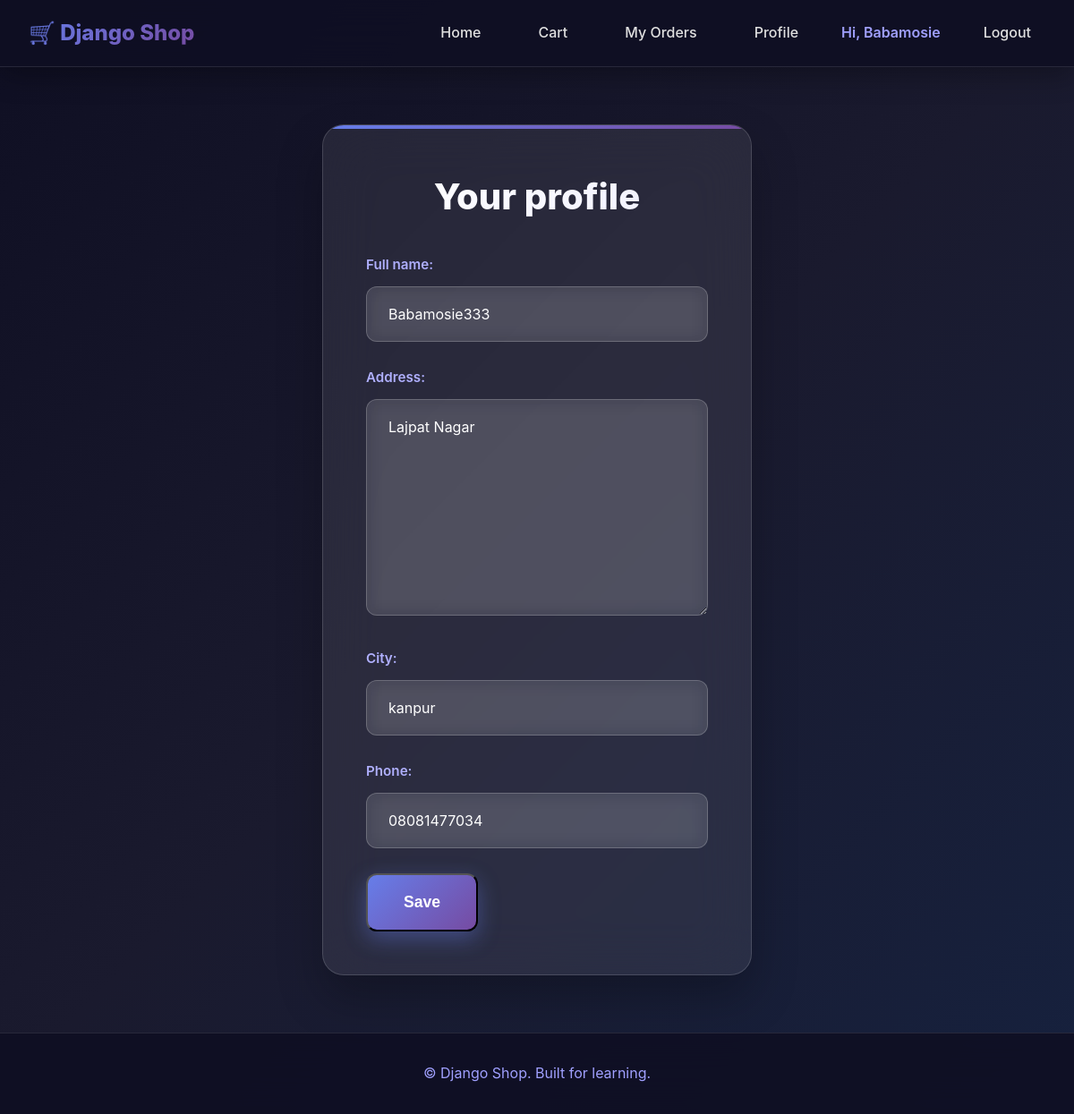
/accounts/profile/ (signed in), run on the app's committed database.
### accounts/models.py (models this page shows, shortened)
class Profile(models.Model):
    user = models.OneToOneField(User, on_delete=models.CASCADE)
    full_name = models.CharField(max_length=200, blank=True)
    address = models.TextField(max_length=255, blank=True)
    city = models.CharField(max_length=100, blank=True)
    phone=models.CharField(max_length=20, blank=True)

### accounts/views.py (the view)
# urls.py: path("profile/", views.profile, name="profile"),
@login_required
def profile(request):
    profile, created = Profile.objects.get_or_create(user=request.user)
    if request.method == "POST":
        form = ProfileForm(request.POST, instance=profile)
        if form.is_valid():
            form.save()
            messages.success(request, "Profile updated successfully.")
            return redirect("accounts:profile")
    else:
        form = ProfileForm(instance=profile)
    return render(request, "accounts/profile.html", {"form": form})

### accounts/views.py
class ProfileForm(forms.ModelForm):
    class Meta:
        model = Profile
        fields = ["full_name", "address", "city", "phone"]

### templates/accounts/profile.html (shortened to what this page needs)
{% extends "base.html" %}
{% block content %}
<section class="auth-card">
  <h1>Your profile</h1>
  <form method="post">
    {% for field in form %}
      <div class="form-field">
        {{ field.label_tag }} {{ field }}
      </div>
    {% endfor %}
    <button type="submit" class="btn-primary btn-large">Save</button>
  </form>
</section>
{% endblock %}

### templates/base.html (shortened to what this page needs)
{% load static %}
<!DOCTYPE html>
<html lang="en">
  <head>
    <link rel="stylesheet" href="{% static 'css/style.css' %}">
  </head>
  <body>
    <header class="navbar">
      <div class="nav-logo">🛒 Django Shop</div>
     <nav class="nav-links">
  <a href="/">Home</a>
  <a href="/cart/">Cart</a>
  {% if user.is_authenticated %}
    <a href="{% url 'orders:my_orders' %}">My Orders</a>
    <a href="{% url 'accounts:profile' %}">Profile</a>
    <span class="nav-username">Hi, {{ user.username }}</span>
    <a href="{% url 'accounts:logout' %}">Logout</a>
  {% else %}
    <a href="{% url 'accounts:login' %}">Login</a>
    <a href="{% url 'accounts:register' %}">Sign up</a>
  {% endif %}
</nav>
    </header>
    <main class="page">
      {% block content %}{% endblock %}
    </main>
    <footer class="footer">
      <p>&copy; {{ now|date:"Y" }} Django Shop. Built for learning.</p>
    </footer>
  </body>
</html>

### static/css/style.css (style rules this page uses)
* { margin: 0; padding: 0; box-sizing: border-box; }
body { font-family: 'Inter', -apple-system, BlinkMacSystemFont, 'Segoe UI', Roboto, sans-serif; line-height: 1.6; color: #1a1a1a; background: linear-gradient(135deg, #0f0f23 0%, #1a1a2e 50%, #16213e 100%); min-height: 100vh; }
.navbar { background: rgba(15, 15, 35, 0.95); backdrop-filter: blur(20px); border-bottom: 1px solid rgba(255, 255, 255, 0.1); padding: 1rem 2rem; display: flex; justify-content: space-between; align-items: center; position: sticky; top: 0; z-index: 1000; box-shadow: 0 8px 32px rgba(0, 0, 0, 0.3); }
.nav-logo { font-size: 1.5rem; font-weight: 800; background: linear-gradient(135deg, #667eea 0%, #764ba2 100%); -webkit-background-clip: text; -webkit-text-fill-color: transparent; background-clip: text; }
.nav-links { display: flex; align-items: center; gap: 2rem; }
.nav-links a { color: #e0e0e0; text-decoration: none; font-weight: 500; padding: 0.5rem 1rem; border-radius: 8px; transition: all 0.3s cubic-bezier(0.4, 0, 0.2, 1); position: relative; }
.nav-username { color: #a0a0ff; font-weight: 600; }
.btn-primary { display: inline-block; background: linear-gradient(135deg, #667eea 0%, #764ba2 100%); color: white; padding: 1rem 2rem; text-decoration: none; border-radius: 12px; font-weight: 600; transition: all 0.3s cubic-bezier(0.4, 0, 0.2, 1); position: relative; overflow: hidden; box-shadow: 0 8px 25px rgba(102, 126, 234, 0.4); }
.btn-primary::before { content: ''; position: absolute; top: 0; left: -100%; width: 100%; height: 100%; background: linear-gradient(90deg, transparent, rgba(255,255,255,0.3), transparent); transition: left 0.5s; }
.footer { background: rgba(15, 15, 35, 0.9); backdrop-filter: blur(20px); text-align: center; padding: 2rem; color: #a0a0ff; border-top: 1px solid rgba(255, 255, 255, 0.1); }
.auth-card { max-width: 480px; margin: 4rem auto; padding: 3rem; background: rgba(255, 255, 255, 0.08); backdrop-filter: blur(30px); border-radius: 24px; border: 1px solid rgba(255, 255, 255, 0.15); box-shadow: 0 25px 50px rgba(0, 0, 0, 0.25); position: relative; overflow: hidden; }
.auth-card::before { content: ''; position: absolute; top: 0; left: 0; right: 0; height: 4px; background: linear-gradient(90deg, #667eea, #764ba2, #f093fb, #667eea); background-size: 300% 300%; animation: gradientShift 3s ease infinite; }
.auth-card h1 { color: #fff; font-size: 2.5rem; font-weight: 800; margin-bottom: 2rem; text-align: center; background: linear-gradient(135deg, #fff 0%, #f0f0ff 100%); -webkit-background-clip: text; -webkit-text-fill-color: transparent; }
.form-field { margin-bottom: 1.75rem; position: relative; }
.form-field label { display: block; color: #b0b0ff; font-weight: 600; margin-bottom: 0.75rem; font-size: 0.95rem; }
.form-field input { width: 100%; padding: 1.25rem 1.5rem; background: rgba(255, 255, 255, 0.1); backdrop-filter: blur(10px); border: 1px solid rgba(255, 255, 255, 0.2); border-radius: 12px; color: #fff; font-size: 1rem; font-family: inherit; transition: all 0.3s cubic-bezier(0.4, 0, 0.2, 1); }
.form-field input::placeholder { color: #a0a0ff; }
.btn-large { padding: 1.25rem 2.5rem; font-size: 1.1rem; }
.form-field textarea { width: 100%; min-height: 120px; padding: 1.25rem 1.5rem; background: rgba(255, 255, 255, 0.1); backdrop-filter: blur(10px); border: 1px solid rgba(255, 255, 255, 0.2); border-radius: 12px; color: #fff; font-size: 1rem; font-family: inherit; resize: vertical; transition: all 0.3s cubic-bezier(0.4, 0, 0.2, 1); }

### data on the page
Profile: form "Babamosie333" "Lajpat Nagar" "kanpur" "08081477034"

### other printed values
{{ user.username }} "Babamosie"
{{ field.label_tag }} "Full name:" "Address:" "City:" "Phone:"
